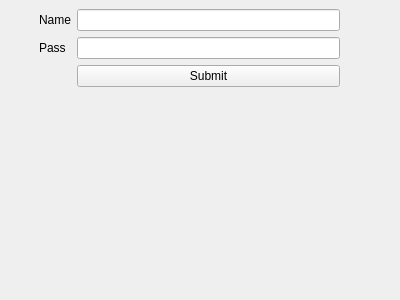
<?xml version="1.0" encoding="UTF-8"?>
<ui version="4.0">
 <class>Form</class>
 <widget class="QWidget" name="Form">
  <property name="geometry">
   <rect>
    <x>0</x>
    <y>0</y>
    <width>400</width>
    <height>300</height>
   </rect>
  </property>
  <property name="windowTitle">
   <string>Form</string>
  </property>
  <widget class="QWidget" name="formLayoutWidget">
   <property name="geometry">
    <rect>
     <x>39</x>
     <y>9</y>
     <width>301</width>
     <height>131</height>
    </rect>
   </property>
   <layout class="QFormLayout" name="formLayout">
    <item row="0" column="0">
     <widget class="QLabel" name="label">
      <property name="text">
       <string>Name</string>
      </property>
     </widget>
    </item>
    <item row="0" column="1">
     <widget class="QLineEdit" name="lineEdit"/>
    </item>
    <item row="1" column="0">
     <widget class="QLabel" name="label_2">
      <property name="text">
       <string>Pass</string>
      </property>
     </widget>
    </item>
    <item row="1" column="1">
     <widget class="QLineEdit" name="lineEdit_2"/>
    </item>
    <item row="2" column="1">
     <widget class="QPushButton" name="pushButton">
      <property name="text">
       <string>Submit</string>
      </property>
     </widget>
    </item>
   </layout>
  </widget>
 </widget>
 <resources/>
 <connections/>
</ui>
